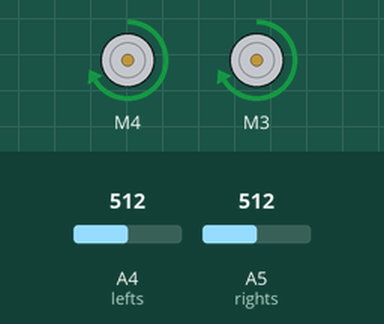
Recording of a sketch running on a simulated Arduino Uno, built with avr-gcc and run on an emulated ATmega328P. On the bench: 2 × DC motor (green arrow = forward, orange = backward, longer = faster). Inputs (shaded band) come from the test bench; at power-on: A4 (lefts) = 512, A5 (rights) = 512.

Above: at 1.2 s.
1.3 s: A4 (lefts) set to 411
2.8 s: A4 (lefts) set to 390
At 3.7 s:
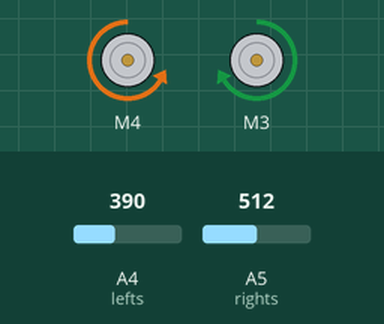
4.3 s: A5 (rights) set to 416
5.8 s: A5 (rights) set to 382
At 7.0 s:
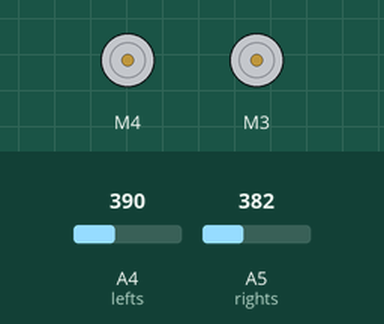
7.3 s: A4 (lefts) set to 410
At 8.3 s:
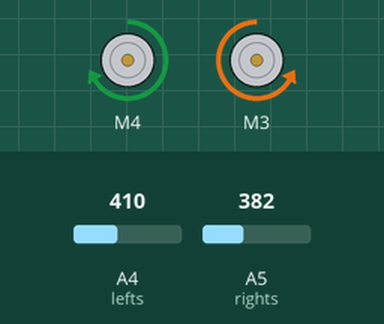
8.8 s: A4 (lefts) set to 306
At 9.4 s:
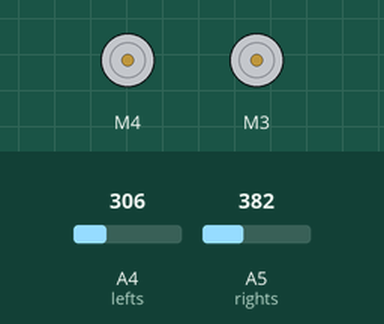
Timing chart, 0 to 11.3 s (numbered marks = the images above; inputs shaded):
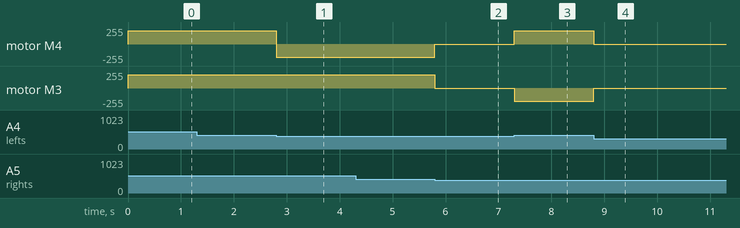

Measured:
- the behaviour switches between 401 and 400 on A4 (lefts) (found by bisection; images 0 and 1)
- the behaviour switches between 401 and 400 on A5 (rights) (found by bisection; images 1 and 2)
- after the input at 1.3 s, every drawn part: stays the same
- after the input at 2.8 s, motor M4: forward 200/255 → backward 200/255 at once
- after the input at 4.3 s, every drawn part: stays the same
- after the input at 5.8 s, motor M4: backward 200/255 → stopped at once; motor M3: forward 200/255 → stopped at once
- after the input at 7.3 s, motor M4: stopped → forward 200/255 at once; motor M3: stopped → backward 200/255 at once
- after the input at 8.8 s, motor M4: forward 200/255 → stopped at once; motor M3: backward 200/255 → stopped at once

The sketch:

line_follower.ino
```cpp
#include <AFMotor.h>

#define lefts A4
#define rights A5

AF_DCMotor motor1(4, MOTOR12_8KHZ);
AF_DCMotor motor2(3, MOTOR12_8KHZ);


void setup() {

  motor1.setSpeed(200);
  motor2.setSpeed(200);

  pinMode(lefts,INPUT);
  pinMode(rights,INPUT);

}

void loop(){

  if(analogRead(lefts)<=400 && analogRead(rights)<=400){

    motor1.run(RELEASE);
    motor2.run(RELEASE);
  }

  else if(analogRead(lefts)<=400 && !analogRead(rights)<=400){

    motor1.run(BACKWARD);
    motor2.run(FORWARD);

  }

  else if(!analogRead(lefts)<=400 && analogRead(rights)<=400){

    motor1.run(FORWARD);
    motor2.run(BACKWARD);

  }

  else if(!analogRead(lefts)<=400 && !analogRead(rights)<=400){

    motor1.run(FORWARD);
    motor2.run(FORWARD);

  }

}
```
